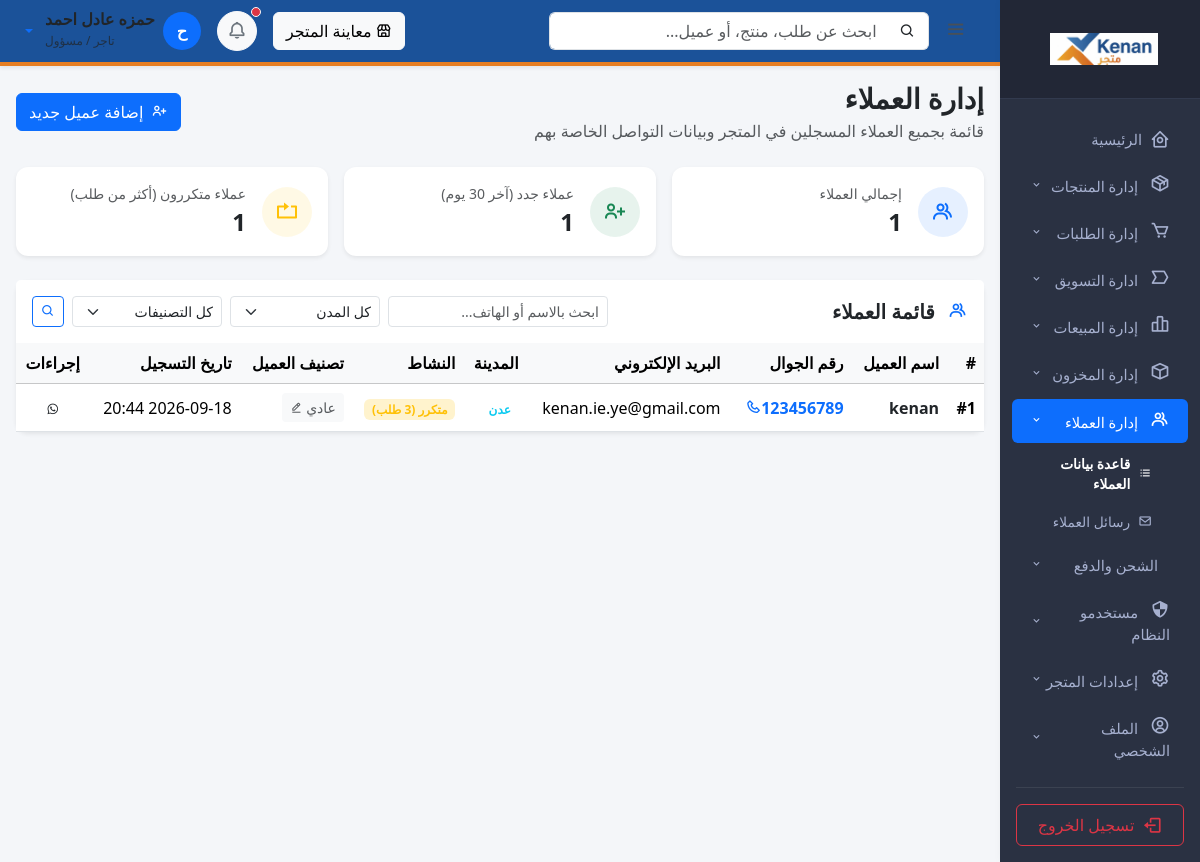
Before: /merchant/customers/ (signed in) with the older database file.
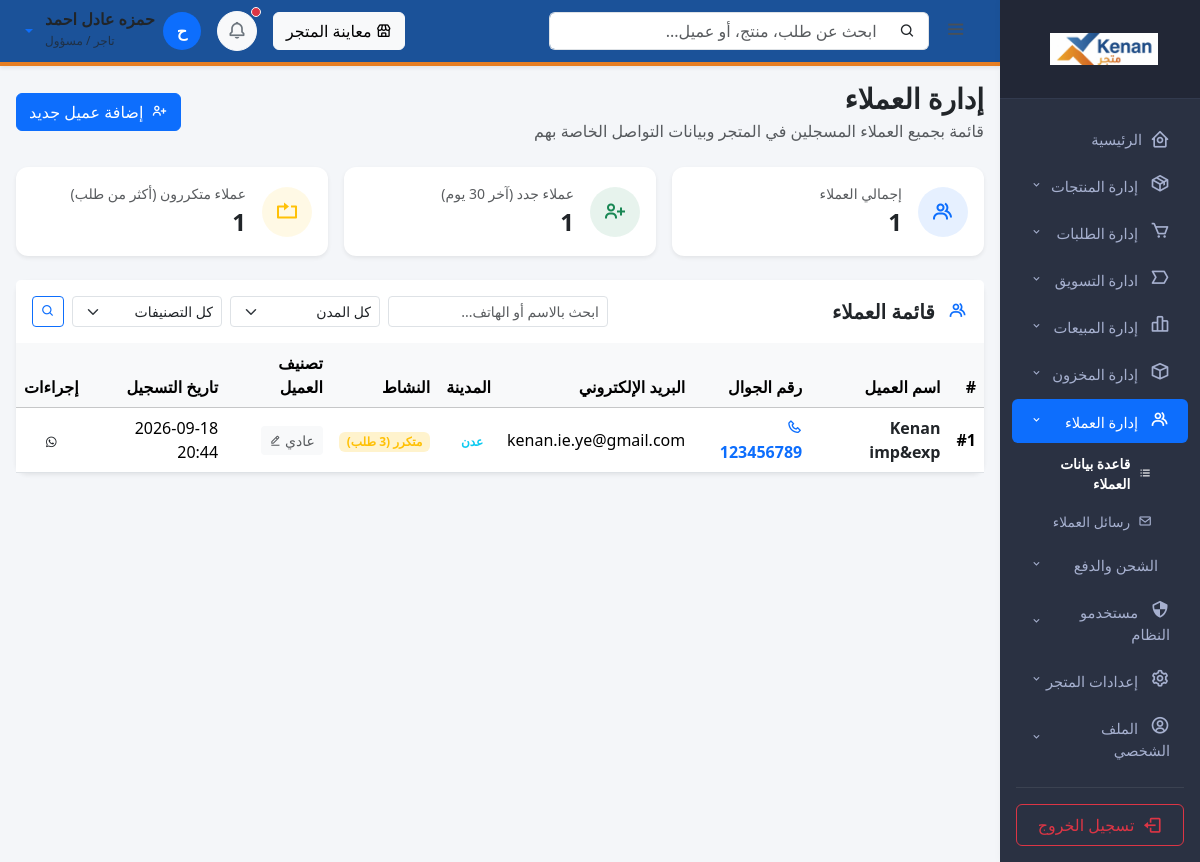
After: the same page with the newer database file.
### shop/models/customer.py (models this page shows, shortened)
class Customer(django.db.models.Model):
    CUSTOMER_TYPE_CHOICES = (
        ('regular', 'عادي'),
        ('wholesale', 'جملة'),
        ('vip', 'مميز'),
    )
    user = django.db.models.OneToOneField(
        settings.AUTH_USER_MODEL,
        on_delete=django.db.models.CASCADE,
        related_name='customer_profile',
        verbose_name="حساب المستخدم"
    )
    phone = django.db.models.CharField(max_length=20, unique=True, blank=False, null=False, verbose_name="الهاتف")
    address = django.db.models.TextField(blank=True, null=True, verbose_name="العنوان")
    city = django.db.models.CharField(max_length=100, default='عدن', verbose_name="المدينة")
    language = django.db.models.CharField(max_length=10, default='العربية', verbose_name="لغة الحساب")
    currency = django.db.models.CharField(max_length=10, default='SAR', verbose_name="العملة المفضلة")
    customer_type = django.db.models.CharField(
        max_length=20, choices=CUSTOMER_TYPE_CHOICES, default='regular', blank=True,
        verbose_name="تصنيف العميل"
    )
    created_at = django.db.models.DateTimeField(auto_now_add=True, verbose_name="تاريخ الانضمام")
    class Meta:
        verbose_name = "عميل"
        verbose_name_plural = "العملاء"

### shop/models/custom_user.py (models this page shows, shortened)
class CustomUser(AbstractUser):
    email =django.db.models.EmailField(unique=True,verbose_name="البريد الالكتروني")
    USERNAME_FIELD = 'email'
    REQUIRED_FIELDS = ['username']
    class Meta:
        verbose_name="مستخدم"
        verbose_name_plural="المستخدمون"

### shop/views/merchant/customer_list.py (the view, shortened to what this page needs)
@staff_required
def customer_list(request):
    customers = (
        Customer.objects
        .select_related('user')
        .annotate(orders_count=Count('order'))
        .order_by('-id')
    )
    search_query = request.GET.get('q', '').strip()
    if search_query:
        customers = customers.filter(
            Q(user__first_name__icontains=search_query) |
            Q(user__username__icontains=search_query) |
            Q(phone__icontains=search_query)
        )
    city_filter = request.GET.get('city', '').strip()
    if city_filter:
        customers = customers.filter(city=city_filter)
    type_filter = request.GET.get('type', '').strip()
    if type_filter:
        customers = customers.filter(customer_type=type_filter)
    total_customers = Customer.objects.count()
    thirty_days_ago = timezone.now() - timedelta(days=30)
    new_this_month = Customer.objects.filter(created_at__gte=thirty_days_ago).count()
    returning_customers = Customer.objects.annotate(orders_count=Count('order')).filter(orders_count__gt=1).count()
    all_cities = Customer.objects.values_list('city', flat=True).distinct().order_by('city')
    context = {
        'customers': customers,
        'total_customers': total_customers,
        'new_this_month': new_this_month,
        'returning_customers': returning_customers,
        'all_cities': all_cities,
        'search_query': search_query,
        'city_filter': city_filter,
        'type_filter': type_filter,
        'customer_type_choices': Customer.CUSTOMER_TYPE_CHOICES,
    }
    return render(request, 'shop/merchant/customer_list.html', context)

### shop/context_processors.py (called while the page is built)
def nav_categories(request):
    return {'nav_categories': Category.objects.filter(parent=None).prefetch_related('children')}

def cart_summary(request):
    cart_id = request.session.get('cart_id')
    cart = Cart.objects.filter(id=cart_id).first() if cart_id else None
    return {'cart_count': cart.get_total_items() if cart else 0}

### shop/views/merchant/staff_required.py (called while the page is built)
def staff_required(view_func):
    def check_user(user):
        return user.is_authenticated and user.is_staff
    decorated_view = user_passes_test(
        check_user,
        login_url='login',
        redirect_field_name=None
    )(view_func)
    return decorated_view

### shop/templates/shop/merchant/customer_list.html (shortened to what the changed rows need)
{% extends 'admin/veltrix_base.html' %}
{% block content %}
<div class="card border-0 shadow-sm rounded-3">
    <div class="table-responsive">
        <table class="table table-hover align-middle mb-0">
            <thead class="table-light">
                <tr>
                    <th>#</th>
                    <th>اسم العميل</th>
                    <th>رقم الجوال</th>
                    <th>البريد الإلكتروني</th>
                    <th>المدينة</th>
                    <th>النشاط</th>
                    <th>تصنيف العميل</th>
                    <th>تاريخ التسجيل</th>
                    <th class="text-center">إجراءات</th>
                </tr>
            </thead>
            <tbody>
                {% for customer in customers %}
                <tr>
                    <td><strong>#{{ customer.id }}</strong></td>
                    <td class="fw-bold text-dark">
                        {{ customer.user.get_full_name|default:customer.user.username }}
                    </td>
                    <td>
                        {% if customer.phone %}
                            <a href="tel:{{ customer.phone }}" class="text-decoration-none fw-bold text-primary" dir="ltr">
                                <i class="bx bx-phone me-1"></i>{{ customer.phone }}
                            </a>
                        {% else %}
                            <span class="badge bg-light text-muted fw-normal">غير محدد</span>
                        {% endif %}
                    </td>
                    <td>{{ customer.user.email|default:"غير مسجل" }}</td>
                    <td>
                        <span class="badge bg-soft-info text-info">{{ customer.city|default:"عدن" }}</span>
                    </td>
                    <td>
                        {% if customer.orders_count > 1 %}
                            <span class="badge bg-warning-subtle text-warning">متكرر ({{ customer.orders_count }} طلب)</span>
                        {% elif customer.orders_count == 1 %}
                            <span class="badge bg-success-subtle text-success">اشترى مرة</span>
                        {% else %}
                            <span class="badge bg-secondary-subtle text-secondary">لم يشترِ بعد</span>
                        {% endif %}
                    </td>
                    <td>
                        <button class="btn btn-sm border-0 {% if customer.customer_type == 'vip' %}bg-warning-subtle text-warning{% elif customer.customer_type == 'wholesale' %}bg-info-subtle text-info{% else %}bg-light text-muted{% endif %}"
                                data-bs-toggle="modal" data-bs-target="#editTypeModal{{ customer.id }}">
                            {{ customer.get_customer_type_display }} <i class="bx bx-edit-alt small"></i>
                        </button>
                    </td>
                    <td>{{ customer.user.date_joined|date:"Y-m-d H:i" }}</td>
                    <td class="text-center">
                        {% if customer.phone %}
                            <a href="https://wa.me/{{ customer.phone }}" target="_blank" class="btn btn-sm btn-soft-success" title="تواصل عبر واتساب">
                                <i class="bx bxl-whatsapp font-size-16 align-middle"></i>
                            </a>
                        {% else %}
                            <button class="btn btn-sm btn-light" disabled><i class="bx bxl-whatsapp text-muted"></i></button>
                        {% endif %}
                    </td>
                </tr>
                {% empty %}
                <tr>
                    <td colspan="9" class="text-center py-4 text-muted">لا يوجد عملاء مطابقون لهذا البحث.</td>
                </tr>
                {% endfor %}
            </tbody>
        </table>
    </div>
</div>
{% endblock %}

Changed rows visible on the page:
changed Customer "عادي": user.get_full_name "kenan" → "Kenan imp&exp"
